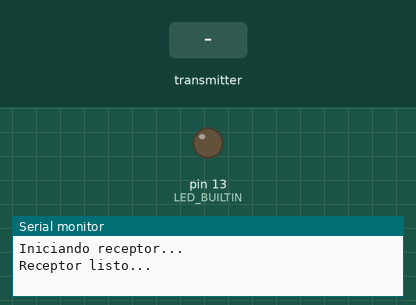
Recording of a sketch running on a simulated Arduino Uno, built with avr-gcc and run on an emulated ATmega328P. On the bench: output pins drawn as LEDs (lit = HIGH), the last lines printed to the serial monitor. The test bench sets the inputs (shaded band). No radio packets arrive unless stated.

Above: at 1.2 s.
1.3 s: the transmitter starts sending dato = 1
At 2.3 s:
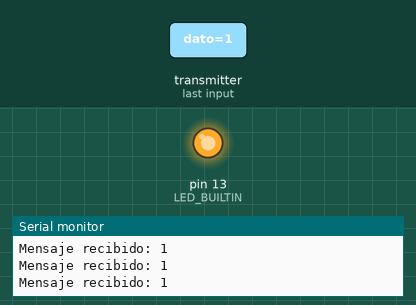
Timing chart, 0 to 4.3 s (numbered marks = the images above; inputs shaded):
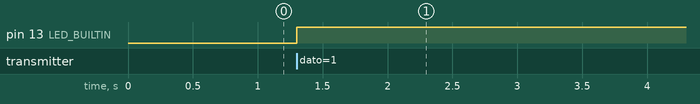

The sketch:

Codigo_Receptor.ino
```cpp
#include <SPI.h>
#include <RF24.h>

RF24 radio(7, 8);

const byte direccion[6] = "00001";

void setup() {

  Serial.begin(9600);

  pinMode(LED_BUILTIN, OUTPUT);

  Serial.println("Iniciando receptor...");

  if (!radio.begin()) {
    Serial.println("NRF24L01 no detectado");
    while (1);
  }

  radio.setChannel(108);
  radio.setPALevel(RF24_PA_LOW);
  radio.setDataRate(RF24_250KBPS);

  radio.openReadingPipe(0, direccion);
  radio.startListening();

  Serial.println("Receptor listo...");
}

void loop() {

  if (radio.available()) {

    char dato;

    radio.read(&dato, sizeof(dato));

    Serial.print("Mensaje recibido: ");
    Serial.println(dato);

    if (dato == '1') {
      digitalWrite(LED_BUILTIN, HIGH);
    }

  }
}
```

Measured:
- after the input at 1.3 s, pin 13 (LED_BUILTIN): LOW → HIGH at once
